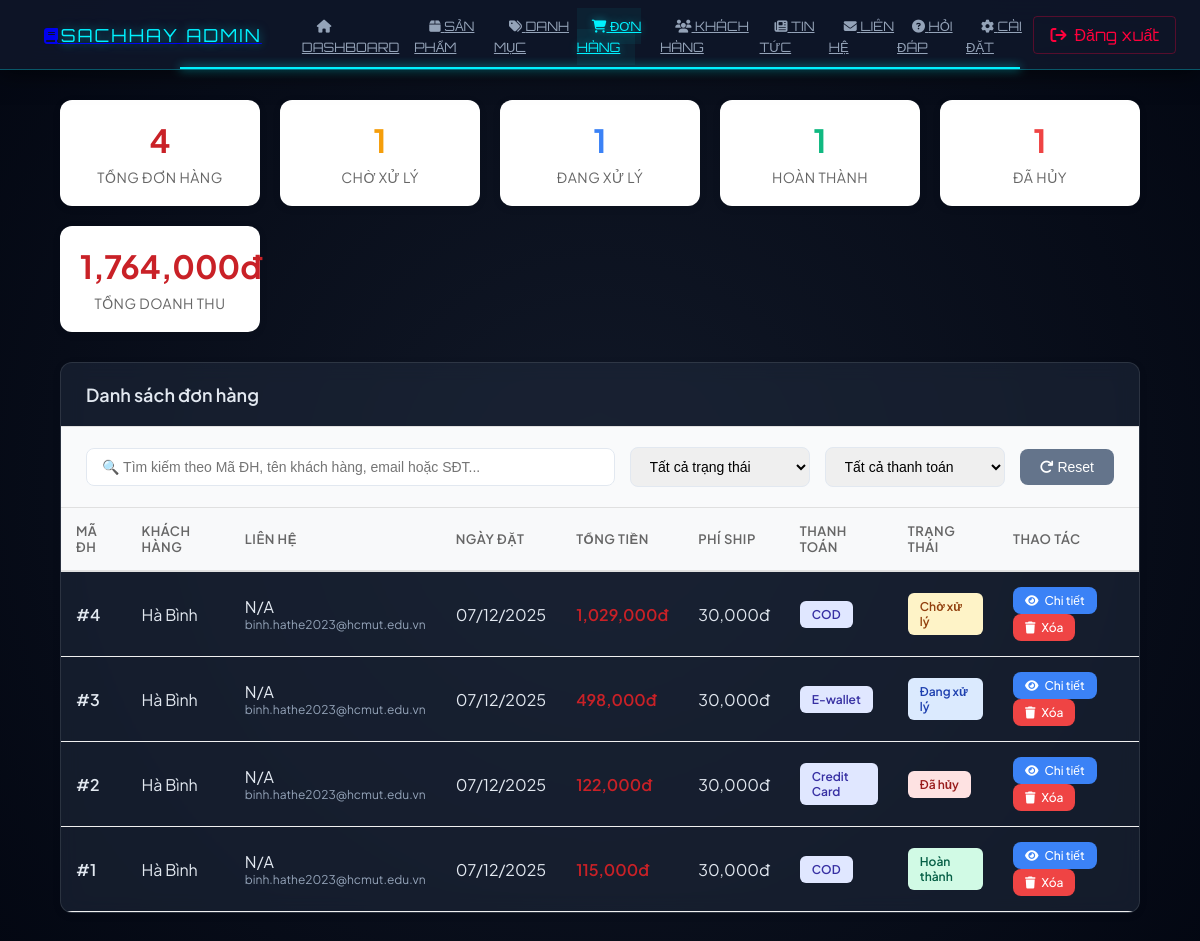
The page /admin/orders (signed in) on the database its author committed.
### tables this page shows
CREATE TABLE `orders` (
  `order_id` int(11) NOT NULL COMMENT 'ID đơn hàng',
  `user_id` int(11) NOT NULL COMMENT 'ID người dùng đặt hàng',
  `recipient_name` varchar(255) NOT NULL COMMENT 'Tên người nhận',
  `recipient_phone` varchar(20) NOT NULL COMMENT 'Số điện thoại người nhận',
  `shipping_address` text NOT NULL COMMENT 'Địa chỉ giao hàng đầy đủ',
  `payment_method` varchar(50) DEFAULT 'COD' COMMENT 'Phương thức thanh toán: COD, E-wallet, Credit Card',
  `subtotal` decimal(10,2) NOT NULL DEFAULT 0.00 COMMENT 'Tạm tính (chưa có phí ship)',
  `shipping_fee` decimal(10,2) DEFAULT 30000.00 COMMENT 'Phí vận chuyển',
  `total_amount` decimal(10,2) NOT NULL COMMENT 'Tổng tiền = subtotal + shipping_fee',
  `status` enum('pending','processing','shipped','completed','cancelled') DEFAULT 'pending' COMMENT 'Trạng thái đơn hàng',
  `note` text DEFAULT NULL COMMENT 'Ghi chú của khách hàng',
  `created_at` timestamp NOT NULL DEFAULT current_timestamp() COMMENT 'Thời gian tạo đơn',
  `updated_at` timestamp NOT NULL DEFAULT current_timestamp() ON UPDATE current_timestamp() COMMENT 'Thời gian cập nhật'
);

CREATE TABLE `users` (
  `user_id` int(11) NOT NULL,
  `password` varchar(100) NOT NULL,
  `fullname` varchar(50) NOT NULL,
  `email` varchar(100) NOT NULL,
  `phone` varchar(20) DEFAULT NULL,
  `role` varchar(50) NOT NULL DEFAULT 'Customer',
  `note` text DEFAULT NULL,
  `created_date` date DEFAULT NULL
);

### app/controllers/AdminController.php (called while the page is built, shortened)
<?php
class AdminController extends Controller {
    private $adminModel;
    public function __construct() {
        $this->adminModel = $this->model('Admin');
    }
    public function orders() {
        $data = [
            'title' => 'Quản lý Đơn hàng',
            'page' => 'orders',
            'orders' => $this->adminModel->getAllOrders(),
            'stats' => $this->adminModel->getOrderStats(),
            'contentFile' => APP_ROOT . '/views/admin/orders/index.php'
        ];
        $this->view('admin/admin', $data);
    }
}

### app/core/App.php (called while the page is built, shortened)
<?php
class App {
    protected $method = "index";
    public function __construct() {
        $url = $this->parseURL();
        if(isset($url[0]) && !empty($url[0])) {
            $controllerFile = APP_ROOT . '/controllers/' . ucfirst($url[0]) . 'Controller.php';
            if(file_exists($controllerFile)) {
                unset($url[0]);
            } else {
                $this->redirectToLanding();
                return;
            }
        }
        $this->controller = new $this->controller;
        if(isset($url[1]) && !empty($url[1])) {
            if(method_exists($this->controller, $url[1])) {
                $this->method = $url[1];
                unset($url[1]);
            } else {
                $this->redirectToLanding();
                return;
            }
        }
        $this->params = $url ? array_values($url) : [];
        call_user_func_array([$this->controller, $this->method], $this->params);
    }
    private function parseURL() {
        if(isset($_GET["url"])) {
            return explode('/', filter_var(rtrim($_GET['url'], '/'), FILTER_SANITIZE_URL));
        }
        return [];
    }
}

### public/index.php (called while the page is built, shortened)
<?php
$app = new App();

### app/core/DB.php (called while the page is built, shortened)
<?php
class DB
{
    public $con;
    public function __construct()
    {
        $this->host = DB_HOST;
        $this->username = DB_USER;
        $this->password = DB_PASS;
        $this->dbname = DB_NAME;
        $this->port = DB_PORT;
        try {
            $this->con = new PDO(
                "mysql:host={$this->host};port={$this->port};dbname={$this->dbname};charset=utf8mb4",
                $this->username,
                $this->password,
                [
                    PDO::ATTR_ERRMODE => PDO::ERRMODE_EXCEPTION,
                    PDO::ATTR_DEFAULT_FETCH_MODE => PDO::FETCH_ASSOC,
                    PDO::ATTR_EMULATE_PREPARES => false
                ]
            );
        } catch (PDOException $e) {
            die("Connection failed: " . $e->getMessage());
        }
    }
    public function query($sql, $params = [])
    {
        $stmt = $this->con->prepare($sql);
        $stmt->execute($params);
        return $stmt;
    }
    public function single($sql, $params = [])
    {
        $stmt = $this->query($sql, $params);
        return $stmt->fetch();
    }
    public function all($sql, $params = [])
    {
        $stmt = $this->query($sql, $params);
        return $stmt->fetchAll();
    }
}

### app/models/Admin.php (called while the page is built, shortened)
<?php
class Admin extends DB {
    public function getAllOrders() {
        $sql = "SELECT
                    o.order_id,
                    o.user_id,
                    o.recipient_name,
                    o.recipient_phone,
                    o.shipping_address,
                    o.payment_method,
                    o.subtotal,
                    o.shipping_fee,
                    o.total_amount as total,
                    o.status,
                    o.note,
                    o.created_at as created_date,
                    o.updated_at,
                    u.fullname as customer_name,
                    u.email as customer_email,
                    u.phone as customer_phone
                FROM orders o
                LEFT JOIN users u ON o.user_id = u.user_id
                ORDER BY o.created_at DESC, o.order_id DESC";
        return $this->all($sql);
    }
    public function getOrderStats() {
        $sql = "SELECT
                    COUNT(*) as total_orders,
                    SUM(CASE WHEN status = 'pending' THEN 1 ELSE 0 END) as pending_orders,
                    SUM(CASE WHEN status = 'processing' THEN 1 ELSE 0 END) as processing_orders,
                    SUM(CASE WHEN status = 'completed' THEN 1 ELSE 0 END) as completed_orders,
                    SUM(CASE WHEN status = 'cancelled' THEN 1 ELSE 0 END) as cancelled_orders,
                    SUM(total_amount) as total_revenue
                FROM orders";
        return $this->single($sql);
    }
}

### app/views/admin/orders/index.php (the view, shortened to what this page needs)
<div class="stats-grid">
    <div class="stat-card primary">
        <div class="stat-value"><?= $stats['total_orders'] ?? 0 ?></div>
        <div class="stat-label">Tổng đơn hàng</div>
    </div>
    <div class="stat-card warning">
        <div class="stat-value"><?= $stats['pending_orders'] ?? 0 ?></div>
        <div class="stat-label">Chờ xử lý</div>
    </div>
    <div class="stat-card info">
        <div class="stat-value"><?= $stats['processing_orders'] ?? 0 ?></div>
        <div class="stat-label">Đang xử lý</div>
    </div>
    <div class="stat-card success">
        <div class="stat-value"><?= $stats['completed_orders'] ?? 0 ?></div>
        <div class="stat-label">Hoàn thành</div>
    </div>
    <div class="stat-card danger">
        <div class="stat-value"><?= $stats['cancelled_orders'] ?? 0 ?></div>
        <div class="stat-label">Đã hủy</div>
    </div>
    <div class="stat-card primary">
        <div class="stat-value"><?= number_format($stats['total_revenue'] ?? 0) ?>đ</div>
        <div class="stat-label">Tổng doanh thu</div>
    </div>
</div>
<div class="admin-card">
    <div class="card-header-actions">
        <h2 class="card-title">Danh sách đơn hàng</h2>
    </div>
    <div style="padding: 20px 25px; border-bottom: 1px solid #e0e0e0; background: #f9fafb;">
        <div style="display: flex; gap: 15px; align-items: center; flex-wrap: wrap;">
            <div style="flex: 1; min-width: 250px;">
                <input type="text"
                       id="searchOrder"
                       placeholder="🔍 Tìm kiếm theo Mã ĐH, tên khách hàng, email hoặc SĐT..."
                       style="width: 100%; padding: 10px 15px; border: 1px solid #e2e8f0; border-radius: 8px; font-size: 14px;">
            </div>
            <div style="min-width: 180px;">
                <select id="filterStatus"
                        style="width: 100%; padding: 10px 15px; border: 1px solid #e2e8f0; border-radius: 8px; font-size: 14px;">
                    <option value="">Tất cả trạng thái</option>
                </select>
            </div>
            <div style="min-width: 180px;">
                <select id="filterPayment"
                        style="width: 100%; padding: 10px 15px; border: 1px solid #e2e8f0; border-radius: 8px; font-size: 14px;">
                    <option value="">Tất cả thanh toán</option>
                </select>
            </div>
            <button onclick="resetOrderFilters()"
                    style="padding: 10px 20px; background: #64748b; color: white; border: none; border-radius: 8px; cursor: pointer; font-size: 14px;">
                <i class="fas fa-redo"></i> Reset
            </button>
        </div>
    </div>
    <div class="table-container">
        <table>
            <thead>
                <tr>
                    <th>Mã ĐH</th>
                    <th>Khách hàng</th>
                    <th>Liên hệ</th>
                    <th>Ngày đặt</th>
                    <th>Tổng tiền</th>
                    <th>Phí ship</th>
                    <th>Thanh toán</th>
                    <th>Trạng thái</th>
                    <th>Thao tác</th>
                </tr>
            </thead>
            <tbody>
                <?php if (!empty($orders)): ?>
                    <?php foreach($orders as $order): ?>
                    <tr>
                        <td class="fw-bold">#<?= $order['order_id'] ?></td>
                        <td><?= htmlspecialchars($order['customer_name'] ?? 'N/A') ?></td>
                        <td>
                            <div><?= htmlspecialchars($order['customer_phone'] ?? 'N/A') ?></div>
                            <div class="text-muted" style="font-size: 12px;"><?= htmlspecialchars($order['customer_email'] ?? '') ?></div>
                        </td>
                        <td><?= date('d/m/Y', strtotime($order['created_date'])) ?></td>
                        <td class="text-danger fw-bold"><?= number_format($order['total']) ?>đ</td>
                        <td><?= number_format($order['shipping_fee']) ?>đ</td>
                        <td>
                            <span class="badge" style="background: #e0e7ff; color: #3730a3;">
                                <?= htmlspecialchars($order['payment_method'] ?? 'N/A') ?>
                            </span>
                        </td>
                        <td>
                            <?php
                            $statusClass = match($order['status']) {
                                'pending' => 'pending',
                                'processing' => 'processing',
                                'shipped' => 'shipped',
                                'completed' => 'completed',
                                'cancelled' => 'cancelled',
                                default => 'pending'
                            };
                            $statusText = match($order['status']) {
                                'pending' => 'Chờ xử lý',
                                'processing' => 'Đang xử lý',
                                'shipped' => 'Đang giao',
                                'completed' => 'Hoàn thành',
                                'cancelled' => 'Đã hủy',
                                default => $order['status']
                            };
                            ?>
                            <span class="badge <?= $statusClass ?>"><?= $statusText ?></span>
                        </td>
                        <td>
                            <a href="<?= BASE_URL ?>admin/orderDetail/<?= $order['order_id'] ?>" class="btn btn-info btn-sm">
                                <i class="fas fa-eye"></i> Chi tiết
                            </a>
                            <a href="<?= BASE_URL ?>admin/deleteOrder?id=<?= $order['order_id'] ?>"
                               class="btn btn-danger btn-sm"
                               onclick="return confirm('Bạn có chắc muốn xóa đơn hàng này?')">
                                <i class="fas fa-trash"></i> Xóa
                            </a>
                        </td>
                    </tr>
                    <?php endforeach; ?>
                <?php endif; ?>
            </tbody>
        </table>
    </div>
</div>

### app/views/admin/admin.php (style rules this page uses)
* { margin: 0; padding: 0; box-sizing: border-box; }
:root { --neon-cyan: #00f2ff; --neon-purple: #7000ff; --neon-red: #ff003c; --space-bg: #030712; --glass-bg: rgba(15, 23, 42, 0.9); --transition: all 0.3s ease; }
body { font-family: 'Plus Jakarta Sans', sans-serif; background-color: var(--space-bg); background-image: radial-gradient(circle at 50% 50%, #111827 0%, #030712 100%); color: #e2e8f0; display: flex; flex-direction: column; min-height: 100vh; }
.card, .admin-card { background: rgba(30, 41, 59, 0.6) !important; backdrop-filter: blur(10px); border: 1px solid rgba(255, 255, 255, 0.1) !important; border-radius: 12px !important; box-shadow: 0 10px 30px rgba(0,0,0,0.4); }

### app/views/admin/orders/index.php (style rules this page uses)
.admin-card { background: white; border-radius: 12px; box-shadow: 0 2px 8px rgba(0,0,0,0.08); overflow: hidden; margin-bottom: 30px; }
.card-header-actions { display: flex; justify-content: space-between; align-items: center; padding: 20px 25px; border-bottom: 1px solid #e0e0e0; }
.card-title { font-size: 18px; font-weight: 600; margin: 0; }
.stats-grid { display: grid; grid-template-columns: repeat(auto-fit, minmax(200px, 1fr)); gap: 20px; margin-bottom: 30px; }
.stat-card { background: white; padding: 20px; border-radius: 12px; box-shadow: 0 2px 8px rgba(0,0,0,0.08); text-align: center; }
.stat-value { font-size: 32px; font-weight: 700; margin-bottom: 8px; }
.stat-label { font-size: 14px; color: #666; text-transform: uppercase; letter-spacing: 0.5px; }
.stat-card.primary .stat-value { color: #c92127; }
.stat-card.warning .stat-value { color: #f59e0b; }
.stat-card.success .stat-value { color: #10b981; }
.stat-card.info .stat-value { color: #3b82f6; }
.stat-card.danger .stat-value { color: #ef4444; }
.table-container { overflow-x: auto; }
table { width: 100%; border-collapse: collapse; }
thead { background: #f8f9fa; }
th { padding: 15px; text-align: left; font-weight: 600; font-size: 13px; color: #666; text-transform: uppercase; letter-spacing: 0.5px; border-bottom: 2px solid #e0e0e0; }
td { padding: 15px; border-bottom: 1px solid #f0f0f0; vertical-align: middle; }
.badge { padding: 6px 12px; border-radius: 6px; font-size: 12px; font-weight: 600; display: inline-block; }
.badge.pending { background: #fef3c7; color: #92400e; }
.badge.processing { background: #dbeafe; color: #1e40af; }
.badge.completed { background: #d1fae5; color: #065f46; }
.badge.cancelled { background: #fee2e2; color: #991b1b; }
.btn { padding: 8px 16px; border-radius: 8px; border: none; font-weight: 500; cursor: pointer; transition: all 0.3s; text-decoration: none; display: inline-flex; align-items: center; gap: 6px; font-size: 13px; }
.btn-sm { padding: 6px 12px; font-size: 12px; }
.btn-info { background: #3b82f6; color: white; }
.btn-danger { background: #ef4444; color: white; }
.text-danger { color: #c92127; }
.fw-bold { font-weight: 600; }
.text-muted { color: #94a3b8; }

### rows shown on the page
orders: order_id "4", user.fullname "Hà Bình", user.phone "N/A", user.email "binh.hathe2023@hcmut.edu.vn", created_at "07/12/2025", total_amount "1,029,000", shipping_fee "30,000", payment_method "COD", status "Chờ xử lý"
orders: order_id "3", user.fullname "Hà Bình", user.phone "N/A", user.email "binh.hathe2023@hcmut.edu.vn", created_at "07/12/2025", total_amount "498,000", shipping_fee "30,000", payment_method "E-wallet", status "Đang xử lý"
orders: order_id "2", user.fullname "Hà Bình", user.phone "N/A", user.email "binh.hathe2023@hcmut.edu.vn", created_at "07/12/2025", total_amount "122,000", shipping_fee "30,000", payment_method "Credit Card", status "Đã hủy"
orders: order_id "1", user.fullname "Hà Bình", user.phone "N/A", user.email "binh.hathe2023@hcmut.edu.vn", created_at "07/12/2025", total_amount "115,000", shipping_fee "30,000", payment_method "COD", status "Hoàn thành"

### other values the page prints
$stats['total_orders'] "4"
$stats['pending_orders'] "1"
$stats['processing_orders'] "1"
$stats['completed_orders'] "1"
$stats['cancelled_orders'] "1"
$stats['total_revenue'] "1,764,000"
